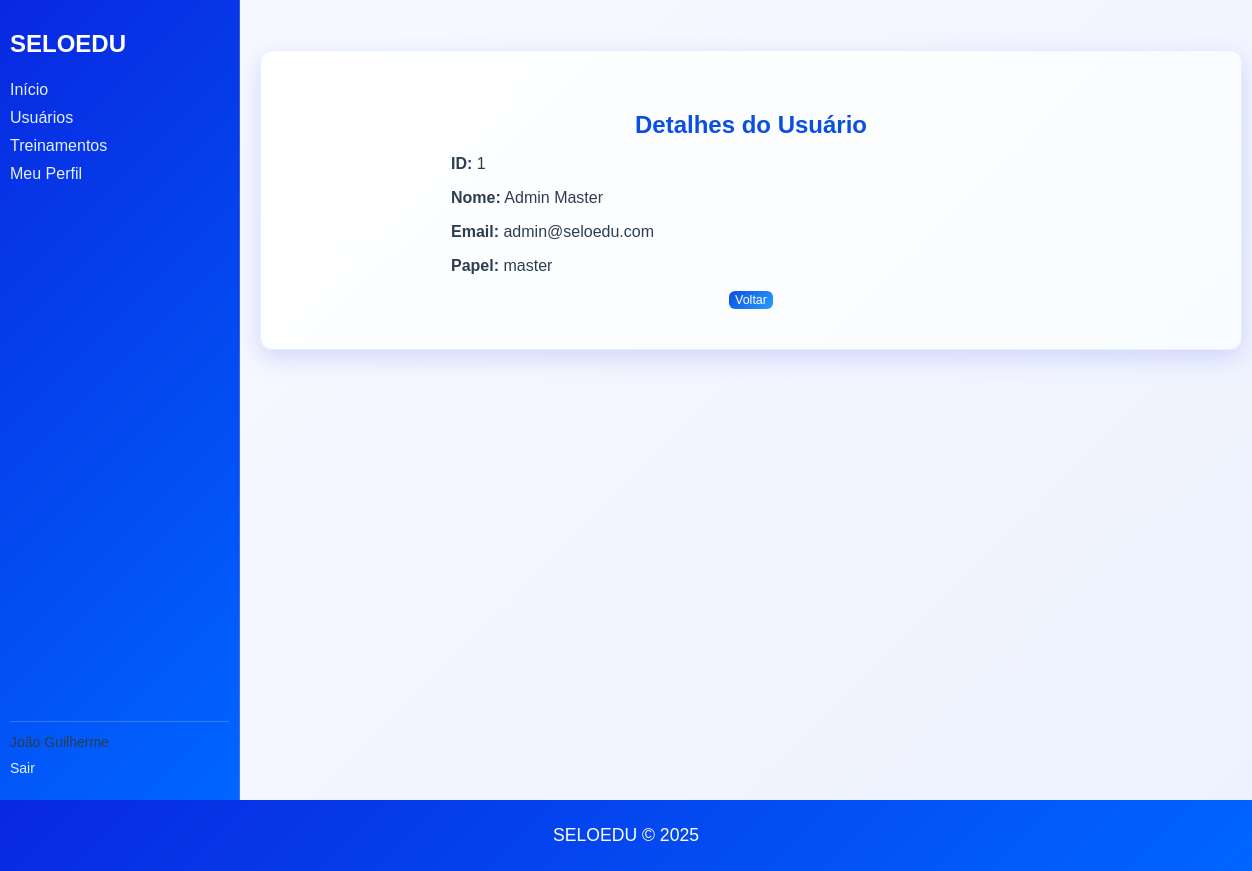
The page /users/1 (signed in) on the database its author committed.
### models/users.py (models this page shows, shortened)
class User(UserMixin, db.Model):
	__tablename__ = 'users'
	id = db.Column(db.Integer, primary_key=True)
	nome = db.Column(db.String(120), nullable=False)
	email = db.Column(db.String(150), unique=True, nullable=False)
	password_hash = db.Column(db.String(256), nullable=True)
	role = db.Column(db.String(50), default='user')
	ativo = db.Column(db.Boolean, default=True)
	profile = db.relationship(
		'Profile',
		uselist=False,
		back_populates='user',
		cascade='all, delete-orphan',
		passive_deletes=True
	)

### views/users.py (the view)
    @login_required
    def view_user(self, user_id):
        try:
            user = User.query.get_or_404(user_id)
            return render_template('users/show.html', user=user)
        except Exception as e:
            flash(f'Erro ao carregar usuário: {str(e)}', 'error')
            return redirect(url_for('users.index'))

### models/users.py (called while the page is built)
@login_manager.user_loader
def load_user(user_id):
	try:
		return User.query.get(int(user_id))
	except Exception:
		return None

### templates/users/show.html (shortened to what this page needs)
{% extends "base.html" %}
{% block content %}
  <div class="users-container">
    <h2 class="users-header" style="color:#0a4fe0;">Detalhes do Usuário</h2>
    <div style="max-width:600px; margin:0 auto;">
      <p><strong>ID:</strong> {{ user.id }}</p>
      <p><strong>Nome:</strong> {{ user.nome }}</p>
      <p><strong>Email:</strong> {{ user.email }}</p>
      <p><strong>Papel:</strong> {{ user.role }}</p>
      <div class="form-actions">
        <a href="{{ url_for('users.index') }}" class="btn-small no-underline">Voltar</a>
      </div>
    </div>
  </div>
{% endblock %}

### templates/base.html (shortened to what this page needs)
<!DOCTYPE html>
<html lang="pt-BR">
<head>
    <link rel="stylesheet" href="{{ url_for('static', filename='custom.css') }}">
</head>
<body>
    <div class="layout" id="app-layout">
        {% if current_user.is_authenticated %}
        <aside id="sidebar">
            <div style="display:flex; align-items:center; justify-content:flex-start; margin-bottom:8px;">
                <h2>SELOEDU</h2>
            </div>
            <nav>
                <ul>
                    <li><a href="{{ url_for('users.dashboard') }}">Início</a></li>
                    <li><a href="{{ url_for('users.index') }}">Usuários</a></li>
                    <li><a href="{{ url_for('treinamento.listar') }}">Treinamentos</a></li>
                    <li><a href="{{ url_for('users.profile') }}">Meu Perfil</a></li>
                </ul>
            </nav>
            <div class="sidebar-footer">
                <p>{{ current_user.nome }}</p>
                <ul>
                    <li><a href="{{ url_for('auth.logout') }}">Sair</a></li>
                </ul>
            </div>
        </aside>
        {% endif %}
        <main>
            {% block content %}{% endblock %}
        </main>
    </div>
    <footer>
        <p>SELOEDU © 2025</p>
    </footer>
</body>
</html>

### Static/custom.css (style rules this page uses)
body { font-family: 'Arial', sans-serif; background: linear-gradient(135deg, #f8faff 0%, #eef2ff 100%); margin: 0; padding: 0; color: #2c3e50; display: flex; flex-direction: column; min-height: 100vh; }
main { flex: 1; padding: 20px; display: flex; flex-direction: column; align-items: center; }
footer { background: linear-gradient(135deg, #0828e0 0%, #0066ff 100%); color: white; text-align: center; padding: 25px; margin-top: auto; width: 100%; box-sizing: border-box; font-weight: 500; }
footer p { margin: 0; font-size: 1.1em; }
.users-container { background: linear-gradient(135deg, #ffffff 0%, #f8fbff 100%); padding: 40px; border-radius: 12px; box-shadow: 0 8px 25px rgba(8, 40, 224, 0.15); width: 100%; max-width: 900px; margin: 30px auto; border: 1px solid #e6eeff; }
.btn-small { padding: 2px 6px; font-size: 0.78em; border-radius: 6px; background: linear-gradient(135deg, #0a4fe0 0%, #2a9cff 100%); color: white; border: none; cursor: pointer; text-decoration: none; display: inline-block; vertical-align: middle; }
.button-home, .btn-small, .no-underline { text-decoration: none; }
.users-header { text-align: center; color: #0828e0; margin-bottom: 16px; font-weight: 700; }
.form-actions { display: flex; gap: 10px; justify-content: center; margin-top: 16px; }
.layout { display: grid; grid-template-columns: 240px 1fr; min-height: 100vh; }
aside { background: linear-gradient(135deg, #0828e0 0%, #0066ff 100%); padding: 10px; display: flex; flex-direction: column; justify-content: flex-start; border-right: 1px solid rgba(255,255,255,0.2); }
aside h2 { margin-bottom: 5px; text-align: left; color: #ffffff; }
aside nav ul { list-style: none; padding: 0; margin: 0; }
aside nav li { margin: 10px 0; }
aside nav a { text-decoration: none; color: #e6f0ff; font-weight: 500; }
.sidebar-footer { border-top: 1px solid rgba(255,255,255,0.2); padding-top: 10px; font-size: 14px; margin-top: auto; }
.sidebar-footer p { margin: 2px 0; }
.sidebar-footer ul { list-style: none; padding: 0; margin-top: 10px; }
.sidebar-footer li { margin: 6px 0; }
.sidebar-footer a { text-decoration: none; color: #e6f0ff; }
main { padding: 20px; }

### rows shown on the page
User: nome "João Guilherme"
User: id "1", nome "Admin Master", email "admin@seloedu.com", role "master"
